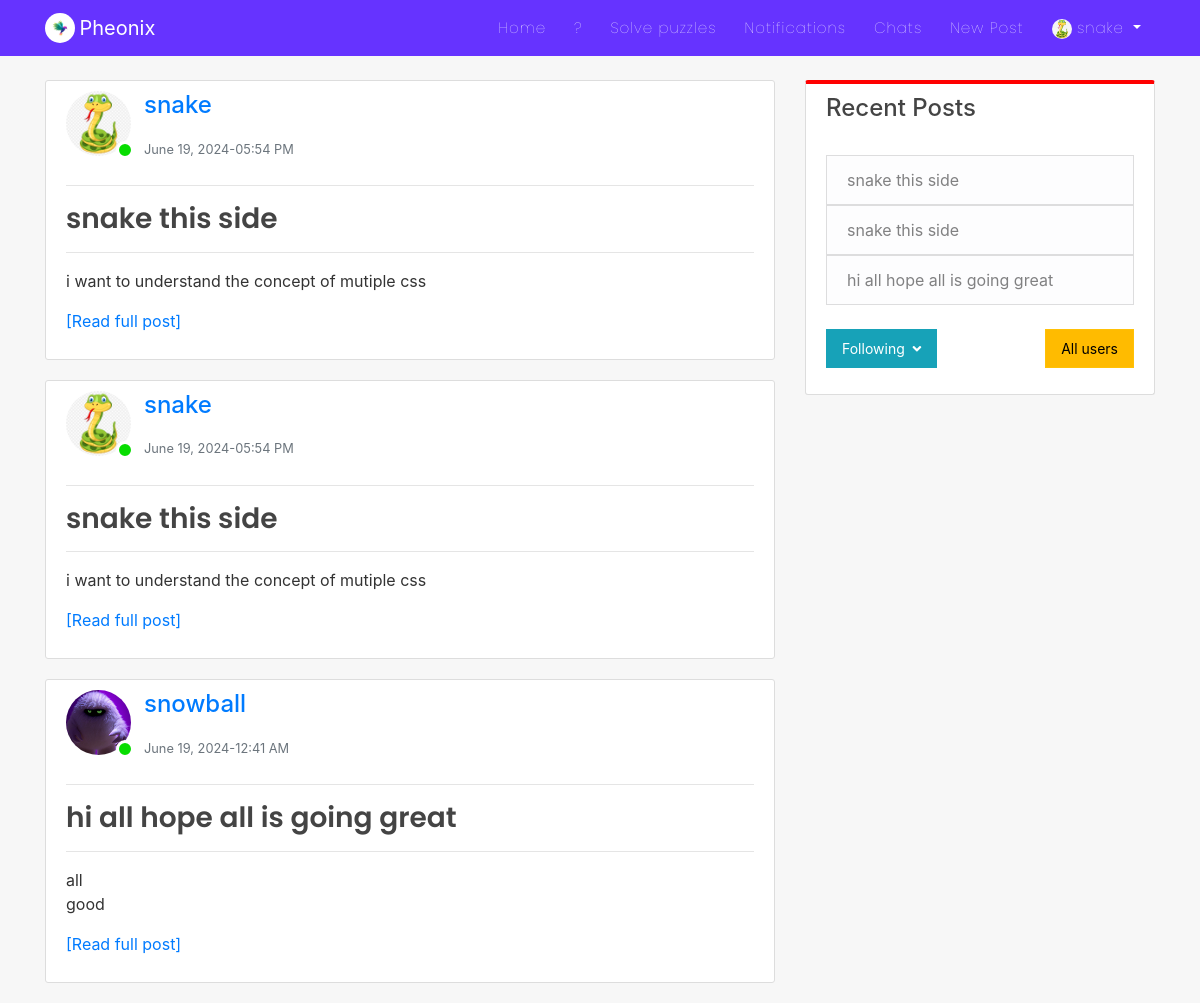
Screenshot of /feed/ (signed in) with the database file from the repository.
### users/models.py (models this page shows, shortened)
class Profile(models.Model):
    user = models.OneToOneField(User, on_delete=models.CASCADE)
    is_online = models.BooleanField(default=False)
    following = models.ManyToManyField(User, related_name="following", blank=True)
    friends = models.ManyToManyField(User, related_name='my_friends', blank=True)
    bio = models.CharField(default="",blank=True,null=True,max_length=350)
    date_of_birth = models.CharField(blank=True,max_length=150)
    updated = models.DateTimeField(auto_now=True)
    created = models.DateTimeField(auto_now_add=True)
    image = models.ImageField(default='default.jpg', upload_to='profile_pics',blank=True, null=True)
    def profile_posts(self):
        return self.user.post_set.all()

### blog/models.py (models this page shows, shortened)
class Post(models.Model):
    title = models.CharField(max_length=150)
    content = RichTextField(blank=True, null=True)
    date_posted = models.DateTimeField(default=timezone.now)
    date_updated = models.DateTimeField(auto_now=True)
    author = models.ForeignKey(User, on_delete=models.CASCADE)
    likes = models.ManyToManyField(User, related_name="blogpost", blank=True)
    saves = models.ManyToManyField(User, related_name="blogsave", blank=True)
    image = models.ImageField(upload_to='post_images/', blank=True, null=True)
    video = models.FileField(upload_to='post_videos/', null=True, blank=True)
    link = models.URLField(max_length=200, null=True, blank=True)

### blog/views.py (the view)
# urls.py: path('feed/', posts_of_following_profiles, name='posts-follow-view'),
@login_required
def posts_of_following_profiles(request):
    profile = Profile.objects.get(user = request.user)
    users = [user for user in profile.following.all()]
    posts = []
    qs = None
    for u in users:
        p = Profile.objects.get(user=u)
        p_posts = p.user.post_set.all()
        posts.append(p_posts)
    my_posts = profile.profile_posts()
    posts.append(my_posts)
    if len(posts)>0:
        qs = sorted(chain(*posts), reverse=True, key=lambda obj:obj.date_posted)
    paginator = Paginator(qs, 5)
    page = request.GET.get('page')
    try:
        posts_list = paginator.page(page)
    except PageNotAnInteger:
        posts_list = paginator.page(1)
    except EmptyPage:
        posts_list = paginator.page(paginator.num_pages)
    return render(request,'blog/feeds.html',{'profile':profile,'posts':posts_list})

### blog/templates/blog/feeds.html (shortened to what this page needs)
{% extends "blog/base.html" %}
{% block content %}
<div class="col-md-8">
    {% for post in posts %}
    <article class="content-section" style="overflow: auto;">
      <div class="media">
        <div class="img-cont3">
          <img class="rounded-circle article-img" src="{{post.author.profile.image.url}}" alt="image">
          {% if post.author.profile.is_online %}
              <span class="online-circle4"></span>
          {% else %}
              <span class="offline-circle4"></span>
          {% endif %}
        </div>
        <div class="media-body">
          <p>
            <a class="mr-2 h4" href="{% url 'profile-detail-view' post.author.pk %}">{{ post.author }}</a>
          </p>
          <small class="text-muted">{{ post.date_posted|date:"F d, Y-h:i A" }}</small>
        </div>
    </div>
    <hr>
    <h3><a class="article-title" href="{% url 'post-detail' post.id %}">{{ post.title }}</a></h3>
    <hr>
      <p class="article-content">{{ post.content|safe|linebreaks|truncatewords_html:"20" }}<a href="{% url 'post-detail' post.id %}">[Read full post]</a></p>
    </article>
    {% endfor %}
</div>
<div class="col-md-4">
  <div class="content-section" style="border-top: 4px solid red;">
    <h4>Recent Posts</h4>
    <br>
      <ul class="list-group">
          {% if posts.0 %}
            <a href="{% url 'post-detail' posts.0.pk %}"><li class="list-group-item list-group-item-light">{{ posts.0.title }}</li></a>
          {% else %}
            <span class="text-muted">Your Feed is empty</span>
          {% endif %}
          {% if posts.1 %}
            <a href="{% url 'post-detail' posts.1.pk %}"><li class="list-group-item list-group-item-light">{{ posts.1.title }}</li></a>
          {% endif %}
          {% if posts.2 %}
            <a href="{% url 'post-detail' posts.2.pk %}"><li class="list-group-item list-group-item-light">{{ posts.2.title }}</li></a>
          {% endif %}
      </ul>
      <br>
        <div>
          <a class="btn btn-info" data-toggle="collapse" href="#collapseExample" role="button" aria-expanded="false" aria-controls="collapseExample">Following &nbsp;<i class="fas fa-angle-down"></i></a>
          <a class="btn btn-warning float-right" href="{% url 'profile-list-view' %}">All users</a>
          <br>
      </div>
  </div>
</div>
{% endblock %}

### blog/templates/blog/navbar.html (shortened to what this page needs)
<nav class="navbar navbar-expand-md navbar-dark bg-steel fixed-top">
    <div class="container">
        <img class="rounded-circle" style="height: 30px; width: 30px;" src="/static/blog/images/pheonix.png" alt="">&nbsp;
      <a class="navbar-brand mr-4 pr-3" href="{% url 'Pheonix' %}">Pheonix</a>
      <div class="collapse navbar-collapse" id="navbarToggle">
        <div class="navbar-nav">
          <a class="nav-item nav-link" href="{% url 'blog-home' %}">Home</a>
          <a class="nav-item nav-link" href="/">?</a>
          <a class="nav-item nav-link" href="{% url 'play_game' %}">Solve puzzles</a>
          {% if user.is_authenticated %}
          <a class="nav-item nav-link" href="{% url 'show-notifications' %}">Notifications</a>
          <a class="nav-item nav-link" href="{% url 'room-enroll' %}">Chats</a>
          <a class="nav-item nav-link" href="{% url 'post-create' %}">New Post</a>
          {% endif %}
          {% if user.is_authenticated %}
            <div class="dropdown">
              <a class="dropdown-toggle nav-link" href="#" role="button" id="dropdownMenuLink2" data-toggle="dropdown" aria-haspopup="true" aria-expanded="false">
                <img class="rounded-circle" style="height: 20px; width: 20px;" src="{{user.profile.image.url}}" alt="">&nbsp;{{user}}
              </a>
            </div>
          {% else %}
            <a class="nav-item nav-link" href="{% url 'account_login' %}">Login</a>
            <a class="nav-item nav-link" href="{% url 'register' %}">Register</a>
          {% endif %}
        </div>
      </div>
    </div>
</nav>

### blog/static/blog/main.css (style rules this page uses)
body { background: #f7f7f7; color: #333333; margin-top: 5rem; scroll-behavior: smooth; }
h1, h2, h3, h4, h5, h6 { color: #444444; }
ul { margin: 0; }
.bg-steel { background: #6633FF; }
.site-header .navbar-nav .nav-link { color: #ffffff; font-family:'Poppins'; font-weight: 100; margin: 0px 6px; font-size: 15px; letter-spacing: 1px; }
.content-section { background: #ffffff; padding: 10px 20px; border: 1px solid #dddddd; border-radius: 3px; margin-bottom: 20px; }
.article-title { color: #444444; font-family: 'poppins'; font-weight: 600; }
.article-content { white-space: pre-line; }
.article-img { height: 65px; width: 65px; margin-right: 16px; }
.img-cont3 { height: 78px; width: 78px; position: relative; }
.online-circle4 { width: 18px; height: 18px; border-radius: 50%; background-color:#07dd00; border: 3px solid white; bottom: 10px; right: 10px; position: absolute; }
.btn { border-radius: 0px; padding: 8px 15px; font-size: 14px; }
.btn-warning { background-color: rgb(255, 187, 0); color: rgb(0, 0, 0); }

### rows the page displays
Post: author.profile.image (picture), author "snake", date_posted "June 19, 2024-05:54 PM", title "snake this side", content "i want to understand the concept of mutiple css"
Post: author.profile.image (picture), author "snake", date_posted "June 19, 2024-05:54 PM", title "snake this side", content "i want to understand the concept of mutiple css"
Post: author.profile.image (picture), author "snowball", date_posted "June 19, 2024-12:41 AM", title "hi all hope all is going great", content "all good"

### other values shown
{{ user }} "snake"
